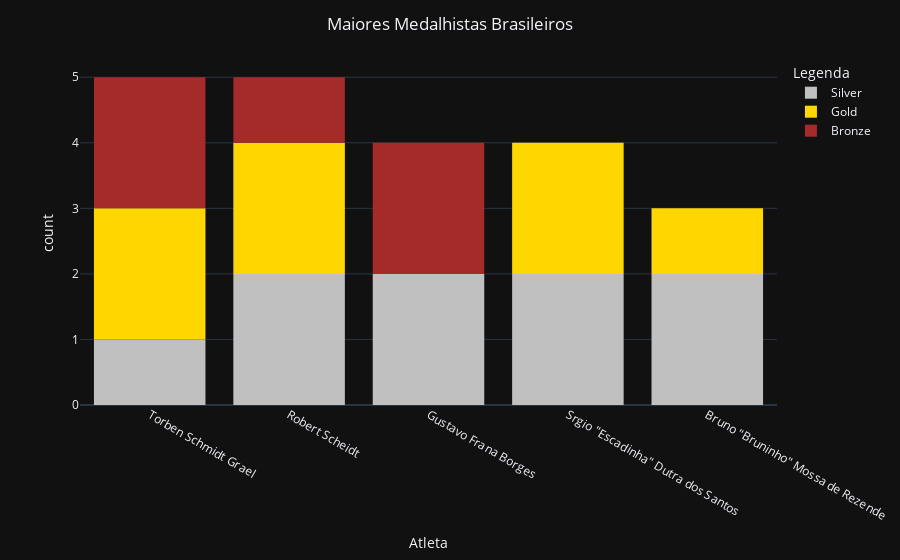

The cell this chart's notebook holds for it:
### Code cell
fig = px.histogram(df_final2, x="Name", color='Medal_x', color_discrete_map={'Gold':'gold','Silver':'silver','Bronze':'brown'}, 
                   template='plotly_dark',
                   labels={'Name': 'Atleta', 'count': 'Total de Medalhas', 'Medal_x': 'Legenda'})
fig.update_layout(title_text='Maiores Medalhistas Brasileiros',title_x=0.5) 
fig.show()

### Figure 1 — Plotly figure (JSON) as saved in the notebook; plotly's stock layout.template omitted (floating-point values rounded to 4 significant figures)
{"data": [{"alignmentgroup": "True", "bingroup": "x", "hovertemplate": "Legenda=Silver<br>Atleta=%{x}<br>count=%{y}<extra></extra>", "legendgroup": "Silver", "marker": {"color": "silver", "pattern": {"shape": ""}}, "name": "Silver", "offsetgroup": "Silver", "orientation": "v", "showlegend": true, "type": "histogram", "x": ["Torben Schmidt Grael", "Robert Scheidt", "Robert Scheidt", "Gustavo Frana Borges", "Gustavo Frana Borges", "Srgio \"Escadinha\" Dutra dos Santos", "Srgio \"Escadinha\" Dutra dos Santos", "Bruno \"Bruninho\" Mossa de Rezende", "Bruno \"Bruninho\" Mossa de Rezende"], "xaxis": "x", "yaxis": "y"}, {"alignmentgroup": "True", "bingroup": "x", "hovertemplate": "Legenda=Gold<br>Atleta=%{x}<br>count=%{y}<extra></extra>", "legendgroup": "Gold", "marker": {"color": "gold", "pattern": {"shape": ""}}, "name": "Gold", "offsetgroup": "Gold", "orientation": "v", "showlegend": true, "type": "histogram", "x": ["Robert Scheidt", "Torben Schmidt Grael", "Torben Schmidt Grael", "Robert Scheidt", "Srgio \"Escadinha\" Dutra dos Santos", "Srgio \"Escadinha\" Dutra dos Santos", "Bruno \"Bruninho\" Mossa de Rezende"], "xaxis": "x", "yaxis": "y"}, {"alignmentgroup": "True", "bingroup": "x", "hovertemplate": "Legenda=Bronze<br>Atleta=%{x}<br>count=%{y}<extra></extra>", "legendgroup": "Bronze", "marker": {"color": "brown", "pattern": {"shape": ""}}, "name": "Bronze", "offsetgroup": "Bronze", "orientation": "v", "showlegend": true, "type": "histogram", "x": ["Torben Schmidt Grael", "Robert Scheidt", "Torben Schmidt Grael", "Gustavo Frana Borges", "Gustavo Frana Borges"], "xaxis": "x", "yaxis": "y"}], "layout": {"autosize": true, "barmode": "relative", "legend": {"title": {"text": "Legenda"}, "tracegroupgap": 0}, "margin": {"t": 60}, "title": {"text": "Maiores Medalhistas Brasileiros", "x": 0.5}, "xaxis": {"anchor": "y", "autorange": true, "domain": [0, 1], "range": [-0.5, 4.5], "title": {"text": "Atleta"}, "type": "category"}, "yaxis": {"anchor": "x", "autorange": true, "domain": [0, 1], "range": [0, 5.263], "title": {"text": "count"}}}}
